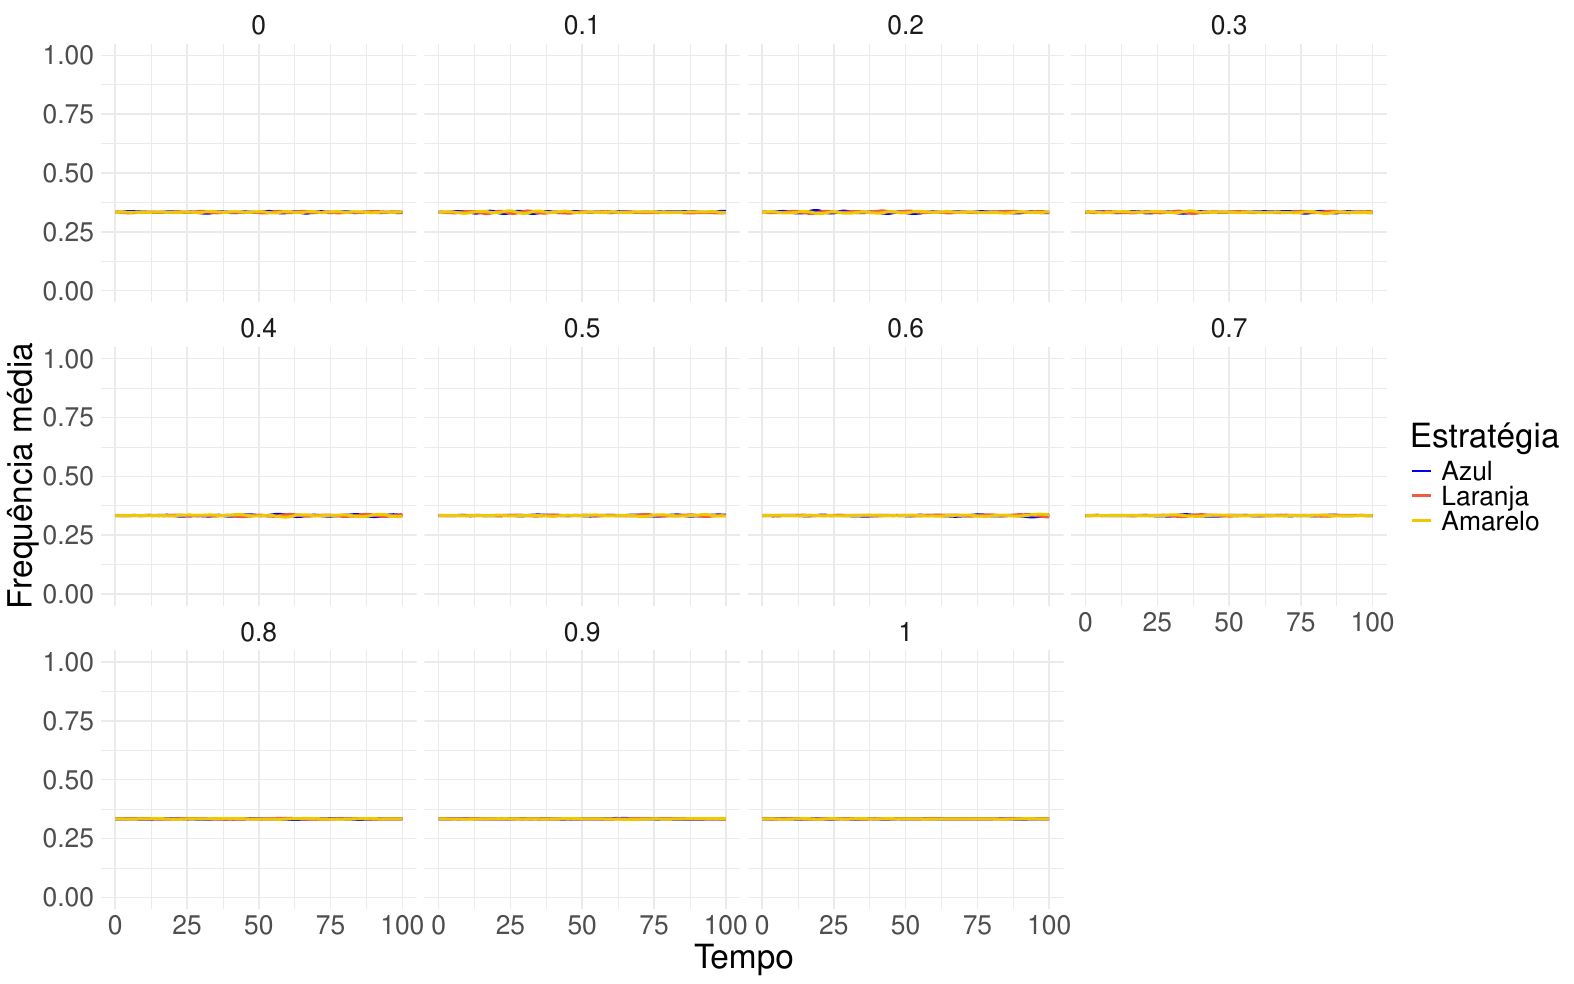

This chart was generated by the following R code:
library(tidyverse)

df <- read.csv("./output/data/stochastic/regular-neighborhood/prob_reproduce/mean/freq_mean_sd.csv",
                                 header = T)

str(df)

plot <- df %>%
  ggplot(aes(x = Generation, y = freq_media, color = strategy)) +
  geom_line(size = 1) +
  labs(x = "Tempo", y = "Frequência média") +
  theme_minimal() +
  scale_y_continuous(limits = c(0,1)) +
  facet_wrap(~as.factor(prob)) +
  scale_color_manual(values = c("O" = "tomato2", "Y" = "gold2", "B" = "blue"),
                     name = "Estratégia", labels = c("Azul", "Laranja", "Amarelo")) +
  theme(text = element_text(size = 24))

ggsave(filename = "./output/data/stochastic/regular-neighborhood/prob_reproduce/figures/plot_all.pdf",
       plot = plot, device = pdf, width = 40, height = 25, units = "cm")
